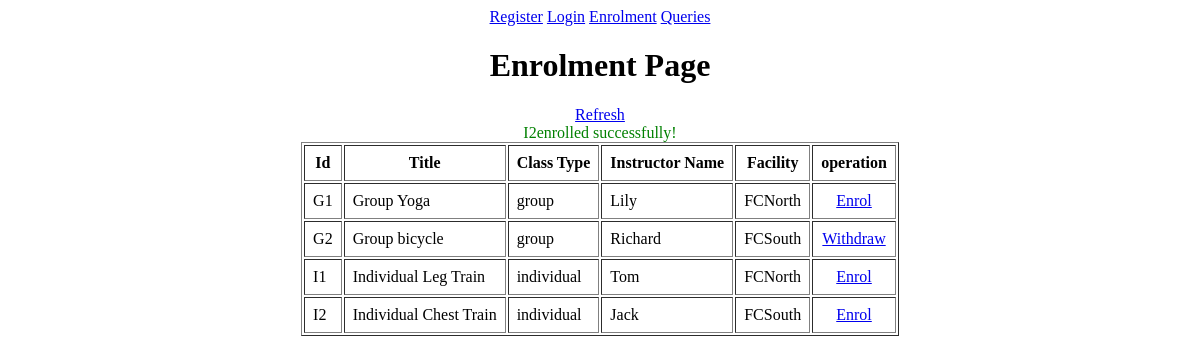
Page /enrolment.php?enrol=I2 (signed in) on the committed database.
### tables this page shows
create table classes (
	id char(5) primary key,
    title char(30) not null,
	class_type char(20) not null,
    instructor_id int not null,
    foreign key (instructor_id) references instructors(id)
);

create table instructors(
	id int auto_increment primary key,
    name char(30) not null,
    facility char(20) not null
);

### enrolment.php (the view, shortened to what this page needs)
<!DOCTYPE html>
<html lang="en">
<head>
</head>
<body>
    <div>
        <a href="register.php">Register</a>
        <a href="login.php">Login</a>
        <a href="enrolment.php">Enrolment</a>
        <a href="queries.php">Queries</a>
    </div>
    <h1>
        Enrolment Page
    </h1>
    <?php
        if(isset($_SESSION['id'])){
            echo '<a href="./enrolment.php">Refresh</a>';
            try {
                $sql = "select C.id, C.title, C.class_type, I.name, I.facility from classes C join instructors I on C.instructor_id = I.id";
                $get_enrolment_sql = 'select * from enrolment where member_id =' . $GLOBALS['user_id'] . ';';
                $result = $GLOBALS['my_connection']->query($sql);
                $enrol_result = $GLOBALS['my_connection']->query($get_enrolment_sql);
                if(isset($_GET['enrol'])) {
                    $enrol_class_id = $_GET['enrol'];
                    function enrol() {
                        $enrol_class_id = $_GET['enrol'];
                        try {
                            echo "<span class='green'>".$enrol_class_id . "enrolled successfully!</span>";
                        } catch (mysqli_sql_exception $e) {
                            echo 'Error: ' . $e->getMessage() . '!';
                        }
                    }
                    $check_sql = "select count(E.member_id) as amount, C.class_Type from enrolment E join classes C on E.class_id = C.id where E.class_id = '".$enrol_class_id."' group by C.id;";
                    $check_result = $GLOBALS['my_connection']->query($check_sql);
                    if(mysqli_num_rows($check_result) > 0) {
                        while($row = mysqli_fetch_assoc($check_result)){
                            if($row['class_Type'] === 'group') {
                                if($row['amount'] >= 6) {
                                    echo "<span class='red'>This group class is full!</span>";
                                } else {
                                    enrol();
                                }
                            } else {
                                if($row['amount'] > 0) {
                                    echo "<span class='red'>This individual class is full!</span>";
                                } else {
                                    enrol();
                                }
                            }
                        }
                    } else {
                        enrol();
                    }
                }
                if(mysqli_num_rows($result) > 0) {
                    echo "<table border='1'>
                            <tr>
                                <th>Id</th>
                                <th>Title</th>
                                <th>Class Type</th>
                                <th>Instructor Name</th>
                                <th>Facility</th>
                                <th>operation</th>
                            </tr>";
                    while ($row = mysqli_fetch_assoc($result)){
                        $id = $row['id'];
                        $title = $row['title'];
                        $class_type = $row['class_type'];
                        $name = $row['name'];
                        $facility = $row['facility'];
                        $operation = "<a href='./enrolment.php?enrol=" . $id . "'>Enrol</a>";
                        if(mysqli_num_rows($enrol_result) > 0) {
                            foreach($enrol_result as $key => $enrol_row) {
                                if($enrol_row['class_id'] == $id) {
                                    $operation = "<a href='./enrolment.php?withdraw=" . $id . "'>Withdraw</a>";
                                    break;
                                }
                            }
                        }
                        echo "
                        <tr>
                            <td>$id</td>
                            <td>$title</td>
                            <td>$class_type</td>
                            <td>$name</td>
                            <td>$facility</td>
                            <td style='text-align: center'>$operation</td>
                        </tr>";
                    }
                    echo "</table>";
                }
            }  catch (mysqli_sql_exception $e) {
                echo 'Error: ' . $e->getMessage() . '!';
            }
        } else {
            echo 'please login first.' . '<a href="./login.php">Login</a>';
        }
    ?>
</body>
</html>

### enrolment.php (style rules this page uses)
body { display: flex; justify-content: center; align-items: center; flex-direction: column; }
td, th { padding: 8px; }
.green { color: green; }

### rows in the picture
classes: id "G1", title "Group Yoga", class_type "group", instructor.name "Lily", instructor.facility "FCNorth"
classes: id "G2", title "Group bicycle", class_type "group", instructor.name "Richard", instructor.facility "FCSouth"
classes: id "I1", title "Individual Leg Train", class_type "individual", instructor.name "Tom", instructor.facility "FCNorth"
classes: id "I2", title "Individual Chest Train", class_type "individual", instructor.name "Jack", instructor.facility "FCSouth"

### other values in the picture
$enrol_class_id "I2"
